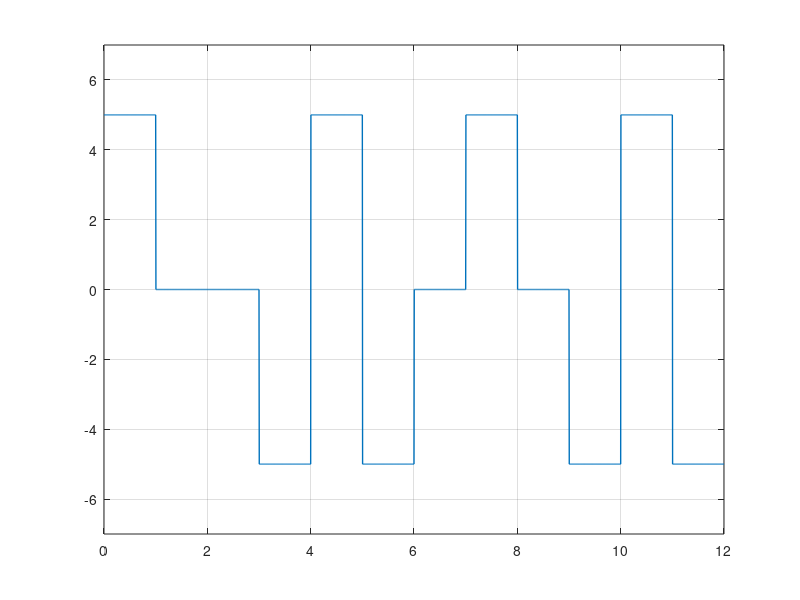

MATLAB code for this plot:
clc;
clear all;
close all;

bits = [1,0,0,1,1,1,0,1,0,1,1,1];

bit_rate = 1;
voltage = 5;
tmp = voltage;
sign = -1;
mrk = 1;
voltage = sign*voltage;

for i = 1:length(bits)
    if(bits(i)==0)
        y_level(i) = 0;
    else
        y_level(i) = -voltage;
        voltage = y_level(i);
    end
end

voltage = tmp;
Time = length(bits)/bit_rate;
frequency = 200;
sample_period = 1/(frequency*bit_rate);
time = 0:sample_period:Time;
x = 1;

for i = 1:length(time)
    y_value(i)= y_level(x);
    if time(i)*bit_rate >= x
        x = x + 1;
    end
end


plot(time,y_value,'linewidth',1);
axis([0 Time -voltage-2 voltage+2]);
grid on;


% demodulation

x = 1;
for i = 1:length(time)
  tmp = y_value(i)/voltage;
  if time(i)*bit_rate >= x
      if tmp==0
        ans_bits(x)=0;
      else
        ans_bits(x)=1;
      end
      x = x + 1;
  end
 end


disp('Demodulation : ')
disp(ans_bits)
